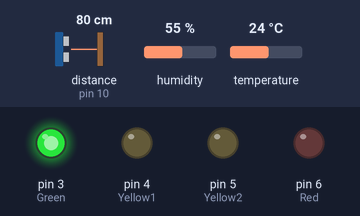
A sketch run on a simulated Arduino Uno, built with avr-gcc and run on an emulated ATmega328P. Parts: output pins drawn as LEDs (lit = HIGH). Wiring (inferred from the names in the program): ultrasonic range finder: trigger pin 9; echo pin 10. The test bench sets the inputs (shaded band); at power-on: distance to the obstacle (sensor on pin 10) 80 cm, humidity 55 %, temperature 24 °C. The echo pulse lasts 58.3 µs per cm; pins used as bus, display or sensor lines are not drawn.

Above: at 1.2 s.
1.3 s: distance to the obstacle (sensor on pin 10) set to 70 cm
2.8 s: distance to the obstacle (sensor on pin 10) set to 62 cm
At 3.6 s:
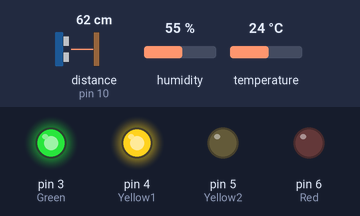
4.3 s: distance to the obstacle (sensor on pin 10) set to 53 cm
5.8 s: distance to the obstacle (sensor on pin 10) set to 48 cm
At 6.4 s:
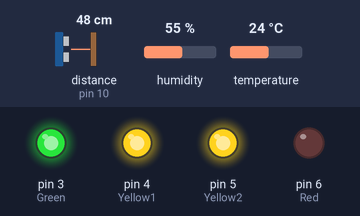
7.3 s: distance to the obstacle (sensor on pin 10) set to 38 cm
8.8 s: distance to the obstacle (sensor on pin 10) set to 32 cm
At 10.1 s:
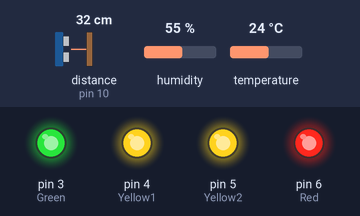
Timing chart, 0 to 11.3 s (numbered marks = the images above; inputs shaded):
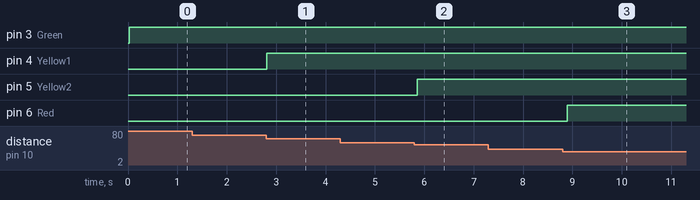

The sketch:

Parking_Sensor.ino
```cpp
#include <dht.h>
#include <stdio.h>
//defining pin numbers
#define Green 3
#define Yellow1 4
#define Yellow2 5
#define Red 6
#define trigPin 9
#define echoPin 10

#define DHT11 7
dht DHT;

//defining distances
#define Distance_MIN 0
#define Distance_MAX 35
#define Distance_1 50
#define Distance_2 65
#define Distance_3 80
#define Distance_4 95

void setup()
{
  pinMode(Green, OUTPUT);
  pinMode(Yellow1, OUTPUT);
  pinMode(Yellow2, OUTPUT);
  pinMode(Red, OUTPUT);
  pinMode(trigPin, OUTPUT); // Sets the trigPin as an Output
  pinMode(echoPin, INPUT); // Sets the echoPin as an Input
  pinMode(DHT11, INPUT); // Sets the DHT11 pin as an Input
}


void loop()
{

{
    //getting temperature and humidity data using a DHT-11 sensor to improve accuracy.
  int chk = DHT.read11(DHT11);
}

float distance, duration;
  // 10 microsecond pulse from trigPin
  digitalWrite(trigPin, HIGH);
  delayMicroseconds(10);
  digitalWrite(trigPin, LOW);
  // Reads the echoPin, returns thetravel time in microseconds
  duration = pulseIn(echoPin, HIGH);
  // Calculating the distance, where 0.0331 is the speed of sound in centimeters per microsecond. Also factoring in temperature measurements to increase accuracy. Speed of sound can vary by as much as 30 m/s in Canada's climate. The returned value is then divided by 2 to account for return journey of pulse.
  //distance = (duration*(0.0331+(0.60*DHT.temperature)))/2;
  distance = duration*0.0343/2;
  // Perfect!
  if (distance >= Distance_MIN & distance < Distance_MAX)
  {
    digitalWrite(Green, HIGH);
    digitalWrite(Yellow1, HIGH);
    digitalWrite(Yellow2, HIGH);
    digitalWrite(Red, HIGH);
  }
  // Almost there...
  else if (distance >= Distance_MAX & distance < Distance_1)
  {
    digitalWrite(Green, HIGH);
    digitalWrite(Yellow1, HIGH);
    digitalWrite(Yellow2, HIGH);
    digitalWrite(Red, LOW);
  }
  // Closer...
  else if (distance >= Distance_1 & distance < Distance_2)
  {
    digitalWrite(Green, HIGH);
    digitalWrite(Yellow1, HIGH);
    digitalWrite(Yellow2, LOW);
    digitalWrite(Red, LOW);
  }
  // Getting close
  else if (distance >= Distance_2 & distance < Distance_3)
  {
    digitalWrite(Green, HIGH);
    digitalWrite(Yellow1, LOW);
    digitalWrite(Yellow2, LOW);
    digitalWrite(Red, LOW);
  }
  // Car is in garage
  else if (distance >= Distance_3 & distance < Distance_4)
  {
    digitalWrite(Green, LOW);
    digitalWrite(Yellow1, LOW);
    digitalWrite(Yellow2, LOW);
    digitalWrite(Red, LOW);
  }
  // No car in garage or car is invisible :)
  else
  {
    digitalWrite(Green, LOW);
    digitalWrite(Yellow1, LOW);
    digitalWrite(Yellow2, LOW);
    digitalWrite(Red, LOW);
  }
  delay(250);
}
```

Measured:
- the behaviour switches between 66 and 65 cm on distance to the obstacle (sensor on pin 10) (found by bisection; images 0 and 1)
- the behaviour switches between 51 and 50 cm on distance to the obstacle (sensor on pin 10) (found by bisection; images 1 and 2)
- the behaviour switches between 36 and 35 cm on distance to the obstacle (sensor on pin 10) (found by bisection; images 2 and 3)
- after the input at 1.3 s, every drawn part: stays the same
- after the input at 2.8 s, pin 4 (Yellow1): LOW → HIGH at once
- after the input at 4.3 s, every drawn part: stays the same
- after the input at 5.8 s, pin 5 (Yellow2): LOW → HIGH after 0.06 s
- after the input at 7.3 s, every drawn part: stays the same
- after the input at 8.8 s, pin 6 (Red): LOW → HIGH after 0.09 s
